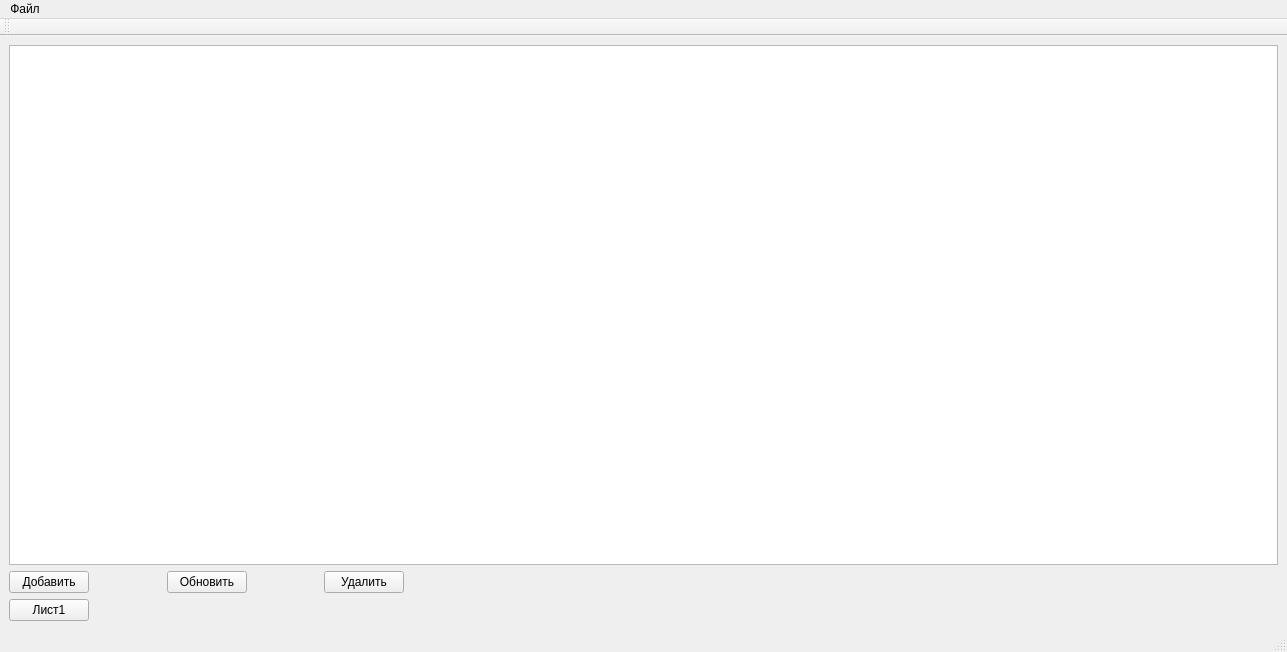
<?xml version="1.0" encoding="UTF-8"?>
<ui version="4.0">
 <class>VisitsWindow</class>
 <widget class="QMainWindow" name="VisitsWindow">
  <property name="geometry">
   <rect>
    <x>0</x>
    <y>0</y>
    <width>1287</width>
    <height>652</height>
   </rect>
  </property>
  <property name="windowTitle">
   <string>MainWindow</string>
  </property>
  <widget class="QWidget" name="centralwidget">
   <layout class="QGridLayout" name="gridLayout_2">
    <item row="0" column="0" colspan="6">
     <widget class="QTableView" name="visits_tableView"/>
    </item>
    <item row="1" column="4">
     <widget class="QPushButton" name="delete_Button">
      <property name="text">
       <string>Удалить</string>
      </property>
     </widget>
    </item>
    <item row="1" column="1">
     <spacer name="horizontalSpacer">
      <property name="orientation">
       <enum>Qt::Horizontal</enum>
      </property>
      <property name="sizeHint" stdset="0">
       <size>
        <width>57</width>
        <height>20</height>
       </size>
      </property>
     </spacer>
    </item>
    <item row="1" column="5">
     <spacer name="horizontalSpacer_3">
      <property name="orientation">
       <enum>Qt::Horizontal</enum>
      </property>
      <property name="sizeHint" stdset="0">
       <size>
        <width>868</width>
        <height>20</height>
       </size>
      </property>
     </spacer>
    </item>
    <item row="1" column="2">
     <widget class="QPushButton" name="update_Button">
      <property name="text">
       <string>Обновить</string>
      </property>
     </widget>
    </item>
    <item row="1" column="3">
     <spacer name="horizontalSpacer_2">
      <property name="orientation">
       <enum>Qt::Horizontal</enum>
      </property>
      <property name="sizeHint" stdset="0">
       <size>
        <width>56</width>
        <height>20</height>
       </size>
      </property>
     </spacer>
    </item>
    <item row="1" column="0">
     <widget class="QPushButton" name="Add_Button">
      <property name="text">
       <string>Добавить</string>
      </property>
     </widget>
    </item>
    <item row="3" column="0">
     <widget class="QPushButton" name="pushButton">
      <property name="text">
       <string>Лист1</string>
      </property>
     </widget>
    </item>
   </layout>
  </widget>
  <widget class="QMenuBar" name="menubar">
   <property name="geometry">
    <rect>
     <x>0</x>
     <y>0</y>
     <width>1287</width>
     <height>20</height>
    </rect>
   </property>
   <widget class="QMenu" name="menu">
    <property name="title">
     <string>Файл</string>
    </property>
    <addaction name="Create_action"/>
    <addaction name="Open_action"/>
    <addaction name="Export_action"/>
   </widget>
   <addaction name="menu"/>
  </widget>
  <widget class="QStatusBar" name="statusbar"/>
  <widget class="QToolBar" name="toolBar">
   <property name="windowTitle">
    <string>toolBar</string>
   </property>
   <attribute name="toolBarArea">
    <enum>TopToolBarArea</enum>
   </attribute>
   <attribute name="toolBarBreak">
    <bool>false</bool>
   </attribute>
  </widget>
  <action name="Create_action">
   <property name="text">
    <string>Создать БД</string>
   </property>
  </action>
  <action name="Open_action">
   <property name="text">
    <string>Открыть БД</string>
   </property>
  </action>
  <action name="Export_action">
   <property name="text">
    <string>Экспорт БД</string>
   </property>
  </action>
 </widget>
 <resources/>
 <connections/>
</ui>
